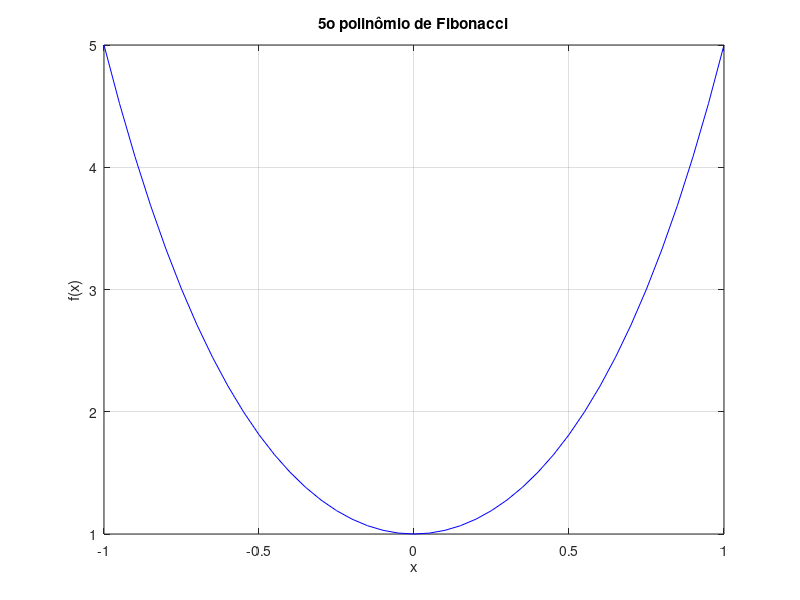
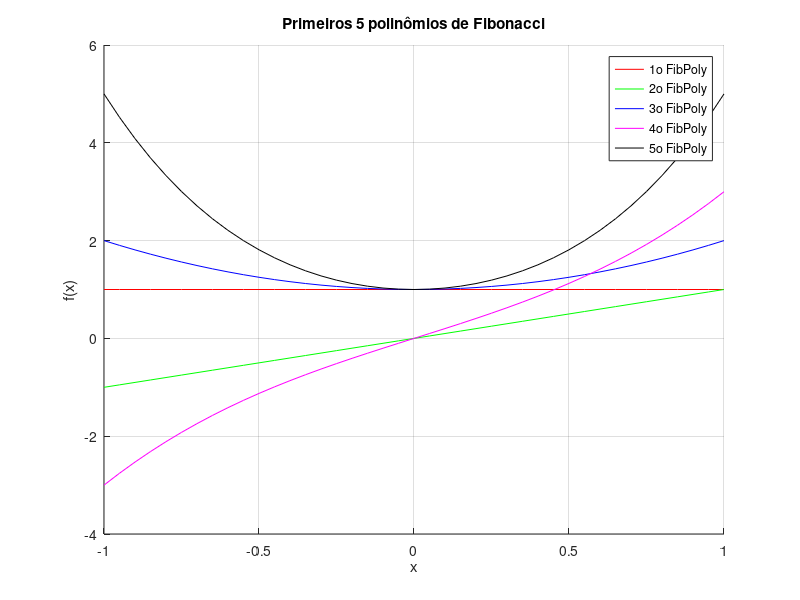

Write MATLAB code to recreate these figures, in order.
%Conjunto 6.2 - mateus leon 205
n = input('Digite um número maior que 3 para a sequência dos polinômios de Fibonacci: ');
while n < 4
  n = input('Valor inválido. Digite um número maior que 3: ');
endwhile

function fibp = fibpoly(n, x)
  if n == 0
	fibp = 0;
  elseif n == 1
	fibp = 1;
  else
	fibp = x .* (fibpoly(n-1, x)) + (fibpoly(n-2, x));
  end
end
x = -1:0.05:1;
y = fibpoly(n, x);

printf("%do polinômio de Fibonacci:\n", n)
printf("X: ");
for i = 1:length(x)
  printf("%d\t", x(i));
  if mod(i, 5) == 0
    printf("\nY: ");
    for j = i-4:i
      printf("%d\t", y(i));
    endfor
    printf("\n\nX: ");
  endif
endfor
if mod(length(x), 5) != 0
    printf("\nY: ");
    for i = (floor(length(x)/5)*5 + 1):length(x)
        printf("%d\t", y(i));
    endfor
endif
printf("\n\n");

titulofigura = sprintf("%do polinômio de Fibonacci", n);
figure(5, 'Name', titulofigura)
plot(x, y, 'b-');
xlabel('x');
ylabel('f(x)');
title(titulofigura)
grid on;

figure(6, 'Name', 'Polinômios de Fibonacci')
hold on;
cores = {'r-', 'g-', 'b-', 'm-', 'k-'};

plot(x, x.^0, cores{1}, 'DisplayName', '1o FibPoly');
for i = 2:5
    mensagem = sprintf("%do FibPoly", i)
    y_i = fibpoly(i, x);
    plot(x, y_i, cores{i}, 'DisplayName', mensagem);
endfor
legend();
hold off;
title('Primeiros 5 polinômios de Fibonacci');
xlabel('x');
ylabel('f(x)');
grid on;

